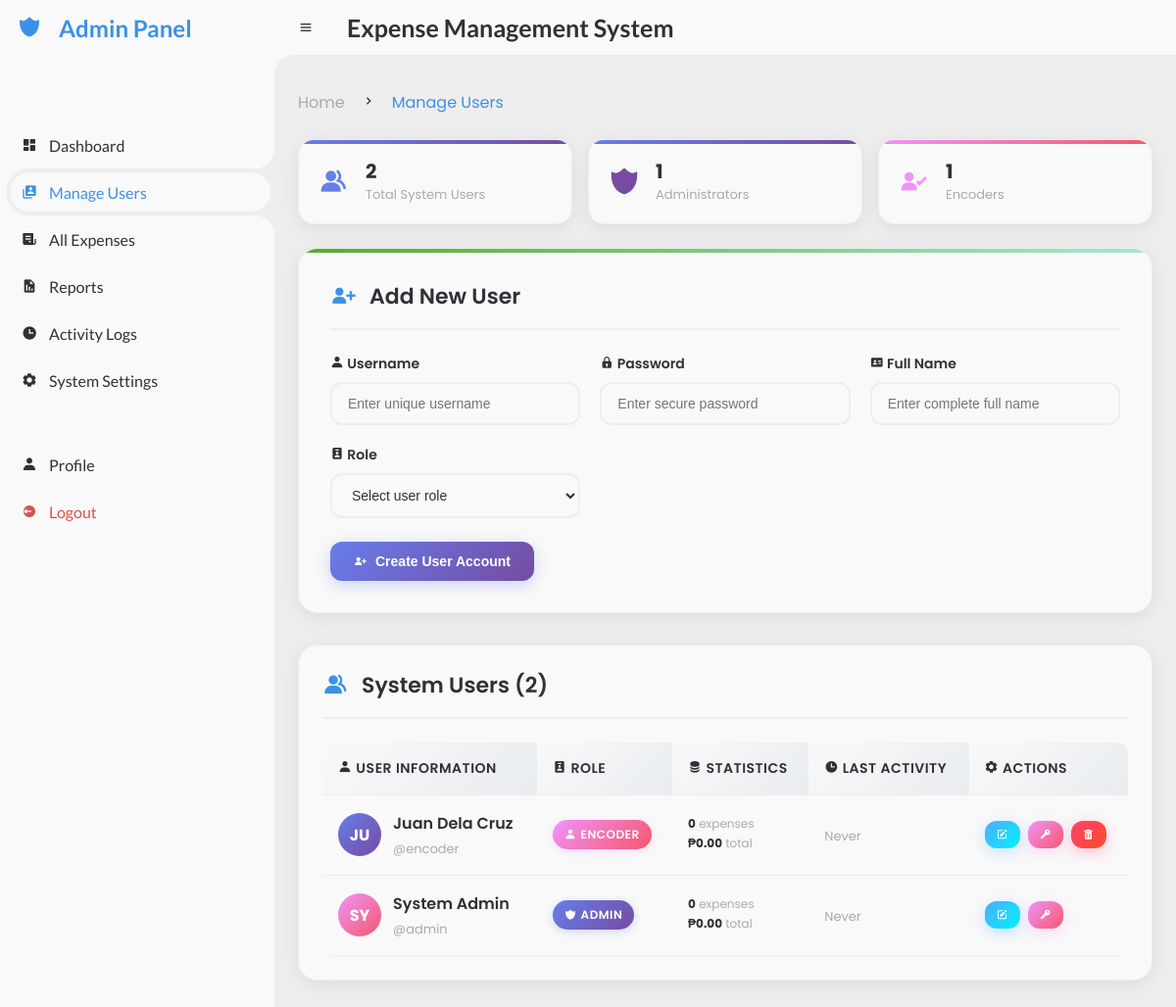
/admin/manage_users.php (signed in), run on the app's committed database.
### tables this page shows
CREATE TABLE IF NOT EXISTS users (
    id INT AUTO_INCREMENT PRIMARY KEY,
    username VARCHAR(50) UNIQUE NOT NULL,
    password VARCHAR(255) NOT NULL,
    full_name VARCHAR(100) NOT NULL,
    role ENUM('admin', 'encoder') NOT NULL,
    created_at DATETIME DEFAULT CURRENT_TIMESTAMP
);

### admin/manage_users.php (the view, shortened to what this page needs)
<?php
require_once '../includes/db.php';
$stmt = $conn->prepare("
    SELECT
        u.*,
        COUNT(e.id) as expense_count,
        COALESCE(SUM(e.total), 0) as total_amount,
        MAX(e.created_at) as last_activity
    FROM users u
    LEFT JOIN expenses e ON u.id = e.created_by
    GROUP BY u.id
    ORDER BY u.role DESC, u.username ASC
");
$stmt->execute();
$users = $stmt->fetchAll();
$stmt = $conn->prepare("SELECT COUNT(*) as total FROM users");
$stmt->execute();
$total_users = $stmt->fetch()['total'];
$stmt = $conn->prepare("SELECT COUNT(*) as total FROM users WHERE role = 'admin'");
$stmt->execute();
$total_admins = $stmt->fetch()['total'];
$stmt = $conn->prepare("SELECT COUNT(*) as total FROM users WHERE role = 'encoder'");
$stmt->execute();
$total_encoders = $stmt->fetch()['total'];
?>
<!DOCTYPE html>
<html lang="en">
<head>
    <link href='https://unpkg.com/boxicons@2.0.9/css/boxicons.min.css' rel='stylesheet'>
    <link rel="stylesheet" href="../assets/css/style.css">
</head>
<body>
    <section id="sidebar">
        <a href="#" class="brand">
            <i class='bx bxs-shield-alt-2'></i>
            <span class="text">Admin Panel</span>
        </a>
        <ul class="side-menu top">
            <li>
                <a href="dashboard.php">
                    <i class='bx bxs-dashboard'></i>
                    <span class="text">Dashboard</span>
                </a>
            </li>
            <li class="active">
                <a href="manage_users.php">
                    <i class='bx bxs-user-account'></i>
                    <span class="text">Manage Users</span>
                </a>
            </li>
            <li>
                <a href="all_expenses.php">
                    <i class='bx bxs-receipt'></i>
                    <span class="text">All Expenses</span>
                </a>
            </li>
            <li>
                <a href="reports.php">
                    <i class='bx bxs-report'></i>
                    <span class="text">Reports</span>
                </a>
            </li>
            <li>
                <a href="activity_logs.php">
                    <i class='bx bxs-time'></i>
                    <span class="text">Activity Logs</span>
                </a>
            </li>
            <li>
                <a href="system_settings.php">
                    <i class='bx bxs-cog'></i>
                    <span class="text">System Settings</span>
                </a>
            </li>
            <br><br>
            <li>
                <a href="profile.php">
                    <i class='bx bxs-user'></i>
                    <span class="text">Profile</span>
                </a>
            </li>
            <li>
                <a href="../logout.php" class="logout">
                    <i class='bx bxs-log-out-circle'></i>
                    <span class="text">Logout</span>
                </a>
            </li>
        </ul>
    </section>
    <section id="content">
        <nav>
            <i class='bx bx-menu'></i>
            <span class="nav-text">Expense Management System</span>
        </nav>
        <main>
            <div class="head-title">
                <div class="left">
                    <ul class="breadcrumb">
                        <li>
                            <a href="dashboard.php">Home</a>
                        </li>
                        <li><i class='bx bx-chevron-right'></i></li>
                        <li>
                            <a class="active" href="#">Manage Users</a>
                        </li>
                    </ul>
                </div>
            </div>
            <br>
            <div class="user-stats fade-in">
                <div class="stat-card total-users">
                    <i class='bx bxs-group'></i>
                    <span class="text">
                        <h3><?php echo number_format($total_users); ?></h3>
                        <p>Total System Users</p>
                    </span>
                </div>
                <div class="stat-card total-admins">
                    <i class='bx bxs-shield-alt-2'></i>
                    <span class="text">
                        <h3><?php echo number_format($total_admins); ?></h3>
                        <p>Administrators</p>
                    </span>
                </div>
                <div class="stat-card total-encoders">
                    <i class='bx bxs-user-check'></i>
                    <span class="text">
                        <h3><?php echo number_format($total_encoders); ?></h3>
                        <p>Encoders</p>
                    </span>
                </div>
            </div>
            <div class="user-form-container slide-in">
                <div class="form-header">
                    <i class='bx bxs-user-plus'></i>
                    <h3>Add New User</h3>
                </div>
                <form method="POST" action="manage_users.php" id="addUserForm">
                    <div class="form-grid">
                        <div class="form-group">
                            <label for="username">
                                <i class='bx bxs-user'></i> Username
                            </label>
                            <input type="text" id="username" name="username" required
                                   placeholder="Enter unique username"
                                   data-tooltip="Username must be unique in the system">
                        </div>
                        <div class="form-group">
                            <label for="password">
                                <i class='bx bxs-lock'></i> Password
                            </label>
                            <input type="password" id="password" name="password" required
                                   placeholder="Enter secure password"
                                   data-tooltip="Use a strong password with at least 8 characters">
                        </div>
                        <div class="form-group">
                            <label for="full_name">
                                <i class='bx bxs-id-card'></i> Full Name
                            </label>
                            <input type="text" id="full_name" name="full_name" required
                                   placeholder="Enter complete full name">
                        </div>
                        <div class="form-group">
                            <label for="role">
                                <i class='bx bxs-user-badge'></i> Role
                            </label>
                            <select id="role" name="role" required>
                                <option value="">Select user role</option>
                            </select>
                        </div>
                    </div>
                    <button type="submit" class="btn btn-primary">
                        <i class='bx bxs-user-plus'></i>
                        Create User Account
                    </button>
                </form>
            </div>
            <div class="users-table-container slide-in">
                <div class="table-header">
                    <h3>
                        <i class='bx bxs-group'></i>
                        System Users (<?php echo count($users); ?>)
                    </h3>
                </div>
                <?php if (!empty($users)): ?>
                <div style="overflow-x: auto;">
                    <table class="user-table">
                        <thead>
                            <tr>
                                <th><i class='bx bxs-user'></i> User Information</th>
                                <th><i class='bx bxs-user-badge'></i> Role</th>
                                <th><i class='bx bxs-data'></i> Statistics</th>
                                <th><i class='bx bxs-time'></i> Last Activity</th>
                                <th><i class='bx bxs-cog'></i> Actions</th>
                            </tr>
                        </thead>
                        <tbody>
                            <?php foreach ($users as $user): ?>
                            <tr>
                                <td>
                                    <div class="user-info">
                                        <div class="user-avatar">
                                            <?php echo strtoupper(substr($user['full_name'], 0, 2)); ?>
                                        </div>
                                        <div class="user-details">
                                            <h4><?php echo htmlspecialchars($user['full_name']); ?></h4>
                                            <p>@<?php echo htmlspecialchars($user['username']); ?></p>
                                        </div>
                                    </div>
                                </td>
                                <td>
                                    <span class="badge badge-<?php echo $user['role']; ?>">
                                        <i class='bx <?php echo $user['role'] === 'admin' ? 'bxs-shield-alt-2' : 'bxs-user'; ?>'></i>
                                        <?php echo ucfirst($user['role']); ?>
                                    </span>
                                </td>
                                <td>
                                    <div class="user-stats-mini">
                                        <span class="stat">
                                            <strong><?php echo number_format($user['expense_count']); ?></strong> expenses
                                        </span>
                                        <span class="stat">
                                            <strong>₱<?php echo number_format($user['total_amount'], 2); ?></strong> total
                                        </span>
                                    </div>
                                </td>
                                <td>
                                    <?php if ($user['last_activity']): ?>
                                        <span style="font-size: 13px; color: var(--dark-grey);">
                                            <?php echo date('M j, Y', strtotime($user['last_activity'])); ?>
                                        </span>
                                    <?php else: ?>
                                        <span style="font-size: 13px; color: var(--dark-grey);">
                                            Never
                                        </span>
                                    <?php endif; ?>
                                </td>
                                <td>
                                    <div class="action-buttons">
                                        <button class="btn btn-info edit-user"
                                            data-user-id="<?php echo $user['id']; ?>"
                                            data-username="<?php echo htmlspecialchars($user['username']); ?>"
                                            data-full-name="<?php echo htmlspecialchars($user['full_name']); ?>"
                                            data-role="<?php echo $user['role']; ?>"
                                            data-tooltip="Edit user information">
                                            <i class='bx bxs-edit'></i>
                                        </button>
                                        <button class="btn btn-warning reset-password"
                                            data-user-id="<?php echo $user['id']; ?>"
                                            data-full-name="<?php echo htmlspecialchars($user['full_name']); ?>"
                                            data-tooltip="Reset user password">
                                            <i class='bx bxs-key'></i>
                                        </button>
                                        <?php if ($user['id'] != $_SESSION['user_id']): ?>
                                        <button class="btn btn-danger delete-user"
                                            data-user-id="<?php echo $user['id']; ?>"
                                            data-username="<?php echo htmlspecialchars($user['username']); ?>"
                                            data-tooltip="Delete user account">
                                            <i class='bx bxs-trash'></i>
                                        </button>
                                        <?php endif; ?>
                                    </div>
                                </td>
                            </tr>
                            <?php endforeach; ?>
                        </tbody>
                    </table>
                </div>
                <?php endif; ?>
            </div>
        </main>
    </section>
</body>
</html>

### assets/css/style.css (style rules this page uses)
* { margin: 0; padding: 0; box-sizing: border-box; }
a { text-decoration: none; }
li { list-style: none; }
:root { --poppins: 'Poppins', sans-serif; --lato: 'Lato', sans-serif; --light: #F9F9F9; --blue: #3C91E6; --light-blue: #CFE8FF; --grey: #eee; --dark-grey: #AAAAAA; --dark: #342E37; --red: #DB504A; --yellow: #FFCE26; --light-yellow: #FFF2C6; --orange: #FD7238; --light-orange: #FFE0D3; }
html { overflow-x: hidden; }
body { background: var(--grey); overflow-x: hidden; }
#sidebar { position: fixed; top: 0; left: 0; width: 280px; height: 100%; background: var(--light); z-index: 2000; font-family: var(--lato); transition: .3s ease; overflow-x: hidden; scrollbar-width: none; }
#sidebar .brand { font-size: 24px; font-weight: 700; height: 56px; display: flex; align-items: center; color: var(--blue); position: sticky; top: 0; left: 0; background: var(--light); z-index: 500; padding-bottom: 20px; box-sizing: content-box; }
#sidebar .brand .bx { min-width: 60px; display: flex; justify-content: center; }
#sidebar .side-menu { width: 100%; margin-top: 48px; }
#sidebar .side-menu li { height: 48px; background: transparent; margin-left: 6px; border-radius: 48px 0 0 48px; padding: 4px; }
#sidebar .side-menu li.active { background: var(--grey); position: relative; }
#sidebar .side-menu li.active::before { content: ''; position: absolute; width: 40px; height: 40px; border-radius: 50%; top: -40px; right: 0; box-shadow: 20px 20px 0 var(--grey); z-index: -1; }
#sidebar .side-menu li.active::after { content: ''; position: absolute; width: 40px; height: 40px; border-radius: 50%; bottom: -40px; right: 0; box-shadow: 20px -20px 0 var(--grey); z-index: -1; }
#sidebar .side-menu li a { width: 100%; height: 100%; background: var(--light); display: flex; align-items: center; border-radius: 48px; font-size: 16px; color: var(--dark); white-space: nowrap; overflow-x: hidden; }
#sidebar .side-menu.top li.active a { color: var(--blue); }
#sidebar .side-menu li a.logout { color: var(--red); }
#sidebar .side-menu li a .bx { min-width: calc(60px - ((4px + 6px) * 2)); display: flex; justify-content: center; }
#content { position: relative; width: calc(100% - 280px); left: 280px; transition: .3s ease; }
#content nav { height: 56px; background: var(--light); padding: 0 24px; display: flex; align-items: center; grid-gap: 24px; font-family: var(--lato); position: sticky; top: 0; left: 0; z-index: 1000; }
#content nav::before { content: ''; position: absolute; width: 40px; height: 40px; bottom: -40px; left: 0; border-radius: 50%; box-shadow: -20px -20px 0 var(--light); }
#content nav .bx.bx-menu { cursor: pointer; color: var(--dark); }
#content main { width: 100%; padding: 36px 24px; font-family: var(--poppins); max-height: calc(100vh - 56px); overflow-y: auto; }
#content main .head-title { display: flex; align-items: center; justify-content: space-between; grid-gap: 16px; flex-wrap: wrap; }
#content main .head-title .left .breadcrumb { display: flex; align-items: center; grid-gap: 16px; }
#content main .head-title .left .breadcrumb li { color: var(--dark); }
#content main .head-title .left .breadcrumb li a { color: var(--dark-grey); pointer-events: none; }
#content main .head-title .left .breadcrumb li a.active { color: var(--blue); pointer-events: unset; }

### data on the page
users: full_name "JU", full_name "Juan Dela Cruz", username "encoder", role "ENCODER", expense_count "0", total_amount "0.00"
users: full_name "SY", full_name "System Admin", username "admin", role "ADMIN", expense_count "0", total_amount "0.00"

### other printed values
$total_users "2"
$total_admins "1"
$total_encoders "1"
count($users) "2"
